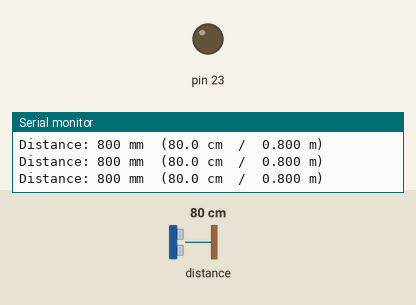
The sketch below on a simulated Arduino Mega 2560, built with avr-gcc and run on an emulated ATmega2560. On the bench: output pins drawn as LEDs (lit = HIGH), the last lines printed to the serial monitor. The test bench sets the inputs (shaded band); at power-on: distance to the obstacle 80 cm.

Above: at 2.2 s.
2.3 s: distance to the obstacle set to 55 cm
3.8 s: distance to the obstacle set to 47 cm
At 4.6 s:
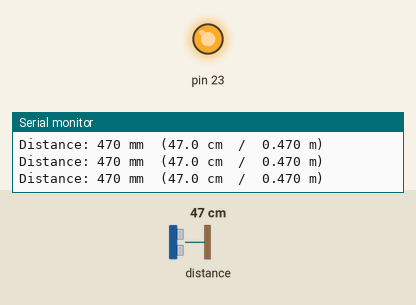
5.3 s: distance to the obstacle set to 60 cm
At 6.5 s:
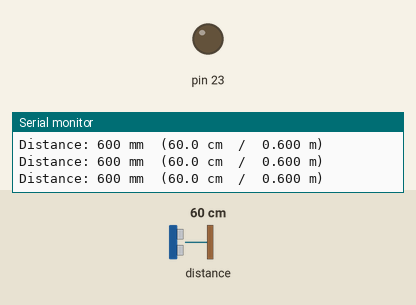
6.8 s: distance to the obstacle set to 2 cm
At 7.1 s:
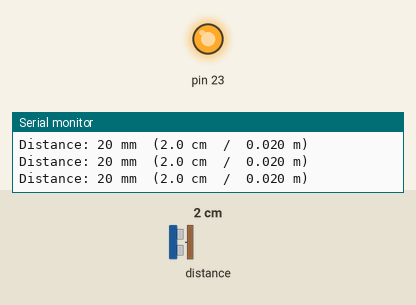
Timing chart, 0 to 9.3 s (numbered marks = the images above; inputs shaded):
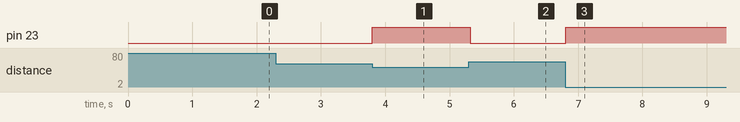

The sketch:

VL53L1X_test.ino
```cpp
#include <Adafruit_VL53L1X.h>

Adafruit_VL53L1X vl53 = Adafruit_VL53L1X();

void setup() {
  Serial.begin(115200);
  delay(1000);

  Serial.println("Looking for VL53L1X distance sensor...");

  if (!vl53.begin(0x29, &Wire)) {
    Serial.println("ERROR: Could not find sensor! Check wiring.");
    while (1) delay(10);
  }

  Serial.println("Sensor found!");

  if (!vl53.startRanging()) {
    Serial.println("ERROR: Could not start ranging!");
    while (1) delay(10);
  }

  vl53.setTimingBudget(50);

  Serial.println("Ranging started! Waiting for readings...");
  Serial.println("");

  pinMode(23, OUTPUT);
}

void loop() {
  if (vl53.dataReady()) {

    int16_t distance = vl53.distance();

    if (distance == -1) {
      Serial.println("Out of range or no object detected!");
    } else {
      Serial.print("Distance: ");
      Serial.print(distance);
      Serial.print(" mm  (");
      Serial.print(distance / 10.0, 1);
      Serial.print(" cm  /  ");
      Serial.print(distance / 1000.0, 3);
      Serial.println(" m)");
      if (distance / 10.0 < 50) {
        digitalWrite(23, HIGH);
      }
      else {
        digitalWrite(23, LOW);
      }
    }

    vl53.clearInterrupt();
  }
}
```

Measured:
- the behaviour switches between 50 and 49 cm on distance to the obstacle (found by bisection; images 0 and 1)
- after the input at 3.8 s, pin 23: LOW → HIGH at once
- after the input at 5.3 s, pin 23: HIGH → LOW at once
- after the input at 6.8 s, pin 23: LOW → HIGH at once
